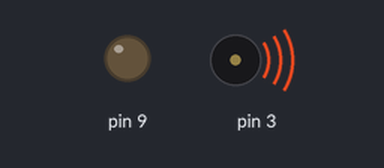
Simulated run of this sketch. Board: Arduino Uno, built with avr-gcc and run on an emulated ATmega328P. On the bench: output pins drawn as LEDs (lit = HIGH), buzzer (waves = sounding).

Above: at 0.7 s.
At 12.66 s:
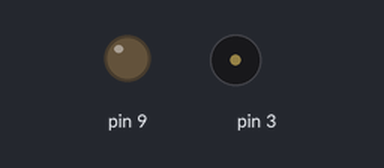
Timing chart, 0 to 16.9 s (numbered marks = the images above):
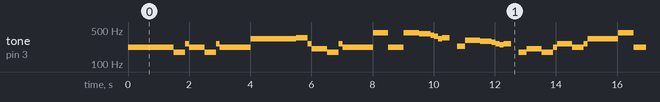

The sketch:

Starwar_Song.ino
```cpp
// NB: ALL NOTES DEFINED WITH STANDARD ENGLISH NAMES, EXCEPT FROM "A"
//THAT IS CALLED WITH THE ITALIAN NAME "LA" BECAUSE A0,A1...ARE THE ANALOG PINS ON ARDUINO.
// (Ab IS CALLED Ab AND NOT LAb)
#define C0 16.35
#define Db0 17.32
#define D0 18.35
#define Eb0 19.45
#define E0 20.60
#define F0 21.83
#define F0 21.83
#define F0 21.83
#define Gb0 23.12
#define G0 24.50
#define Ab0 25.96
#define LA0 27.50
#define Bb0 29.14
#define B0 30.87
#define C1 32.70
#define Db1 34.65
#define D1 36.71
#define Eb1 38.89
#define E1 41.20
#define F1 43.65
#define Gb1 46.25
#define G1 49.00
#define Ab1 51.91
#define LA1 55.00
#define Bb1 58.27
#define B1 61.74
#define C2 65.41
#define Db2 69.30
#define D2 73.42
#define Eb2 77.78
#define E2 82.41
#define F2 87.31
#define Gb2 92.50
#define G2 98.00
#define Ab2 103.83
#define LA2 110.00
#define Bb2 116.54
#define B2 123.47
#define C3 130.81
#define Db3 138.59
#define D3 146.83
#define Eb3 155.56
#define E3 164.81
#define F3 174.61
#define Gb3 185.00
#define G3 196.00
#define Ab3 207.65
#define LA3 220.00
#define Bb3 233.08
#define B3 246.94
#define C4 261.63
#define Db4 277.18
#define D4 293.66
#define Eb4 311.13
#define E4 329.63
#define F4 349.23
#define Gb4 369.99
#define G4 392.00
#define Ab4 415.30
#define LA4 440.00
#define Bb4 466.16
#define B4 493.88
#define C5 523.25
#define Db5 554.37
#define D5 587.33
#define Eb5 622.25
#define E5 659.26
#define F5 698.46
#define Gb5 739.99
#define G5 783.99
#define Ab5 830.61
#define LA5 880.00
#define Bb5 932.33
#define B5 987.77
#define C6 1046.50
#define Db6 1108.73
#define D6 1174.66
#define Eb6 1244.51
#define E6 1318.51
#define F6 1396.91
#define Gb6 1479.98
#define G6 1567.98
#define Ab6 1661.22
#define LA6 1760.00
#define Bb6 1864.66
#define B6 1975.53
#define C7 2093.00
#define Db7 2217.46
#define D7 2349.32
#define Eb7 2489.02
#define E7 2637.02
#define F7 2793.83
#define Gb7 2959.96
#define G7 3135.96
#define Ab7 3322.44
#define LA7 3520.01
#define Bb7 3729.31
#define B7 3951.07
#define C8 4186.01
#define Db8 4434.92
#define D8 4698.64
#define Eb8 4978.03
// DURATION OF THE NOTES
#define BPM 120       //  you can change this value changing all the others
#define H 2 * Q       //half 2/4
#define Q 60000 / BPM //quarter 1/4
#define E Q / 2       //eighth 1/8
#define S Q / 4       // sixteenth 1/16
#define W 4 * Q       // whole 4/4

void setup()
{
  pinMode(3, OUTPUT);
  pinMode(9, OUTPUT);
  digitalWrite(9, LOW);
}

// the loop routine runs over and over again forever:
void loop()
{


  //tone(pin, note, duration)
  tone(3, LA3, Q);
  delay(1 + Q); //delay duration should always be 1 ms more than the note in order to separate them.
  tone(3, LA3, Q);
  delay(1 + Q);
  tone(3, LA3, Q);
  delay(1 + Q);
  tone(3, F3, E + S);
  delay(1 + E + S);
  tone(3, C4, S);
  delay(1 + S);

  tone(3, LA3, Q);
  delay(1 + Q);
  tone(3, F3, E + S);
  delay(1 + E + S);
  tone(3, C4, S);
  delay(1 + S);
  tone(3, LA3, H);
  delay(1 + H);

  tone(3, E4, Q);
  delay(1 + Q);
  tone(3, E4, Q);
  delay(1 + Q);
  tone(3, E4, Q);
  delay(1 + Q);
  tone(3, F4, E + S);
  delay(1 + E + S);
  tone(3, C4, S);
  delay(1 + S);

  tone(3, Ab3, Q);
  delay(1 + Q);
  tone(3, F3, E + S);
  delay(1 + E + S);
  tone(3, C4, S);
  delay(1 + S);
  tone(3, LA3, H);
  delay(1 + H);

  tone(3, LA4, Q);
  delay(1 + Q);
  tone(3, LA3, E + S);
  delay(1 + E + S);
  tone(3, LA3, S);
  delay(1 + S);
  tone(3, LA4, Q);
  delay(1 + Q);
  tone(3, Ab4, E + S);
  delay(1 + E + S);
  tone(3, G4, S);
  delay(1 + S);

  tone(3, Gb4, S);
  delay(1 + S);
  tone(3, E4, S);
  delay(1 + S);
  tone(3, F4, E);
  delay(1 + E);
  delay(1 + E); //PAUSE
  tone(3, Bb3, E);
  delay(1 + E);
  tone(3, Eb4, Q);
  delay(1 + Q);
  tone(3, D4, E + S);
  delay(1 + E + S);
  tone(3, Db4, S);
  delay(1 + S);

  tone(3, C4, S);
  delay(1 + S);
  tone(3, B3, S);
  delay(1 + S);
  tone(3, C4, E);
  delay(1 + E);
  delay(1 + E); //PAUSE QUASI FINE RIGA
  tone(3, F3, E);
  delay(1 + E);
  tone(3, Ab3, Q);
  delay(1 + Q);
  tone(3, F3, E + S);
  delay(1 + E + S);
  tone(3, LA3, S);
  delay(1 + S);

  tone(3, C4, Q);
  delay(1 + Q);
  tone(3, LA3, E + S);
  delay(1 + E + S);
  tone(3, C4, S);
  delay(1 + S);
  tone(3, E4, H);
  delay(1 + H);

  tone(3, LA4, Q);
  delay(1 + Q);
  tone(3, LA3, E + S);
  delay(1 + E + S);
  tone(3, LA3, S);
  delay(1 + S);
  tone(3, LA4, Q);
  delay(1 + Q);
  tone(3, Ab4, E + S);
  delay(1 + E + S);
  tone(3, G4, S);
  delay(1 + S);

  tone(3, Gb4, S);
  delay(1 + S);
  tone(3, E4, S);
  delay(1 + S);
  tone(3, F4, E);
  delay(1 + E);
  delay(1 + E); //PAUSE
  tone(3, Bb3, E);
  delay(1 + E);
  tone(3, Eb4, Q);
  delay(1 + Q);
  tone(3, D4, E + S);
  delay(1 + E + S);
  tone(3, Db4, S);
  delay(1 + S);

  tone(3, C4, S);
  delay(1 + S);
  tone(3, B3, S);
  delay(1 + S);
  tone(3, C4, E);
  delay(1 + E);
  delay(1 + E); //PAUSE QUASI FINE RIGA
  tone(3, F3, E);
  delay(1 + E);
  tone(3, Ab3, Q);
  delay(1 + Q);
  tone(3, F3, E + S);
  delay(1 + E + S);
  tone(3, C4, S);
  delay(1 + S);

  tone(3, LA3, Q);
  delay(1 + Q);
  tone(3, F3, E + S);
  delay(1 + E + S);
  tone(3, C4, S);
  delay(1 + S);
  tone(3, LA3, H);
  delay(1 + H);

  delay(2 * H);
}
```

Measured:
- by itself, tone on pin 3: plays 220 Hz for 1.5 s, 174 Hz for 0.38 s, 261 Hz for 0.13 s, 220 Hz for 0.50 s, 174 Hz for 0.38 s, 261 Hz for 0.13 s … (300 notes in this stretch)
